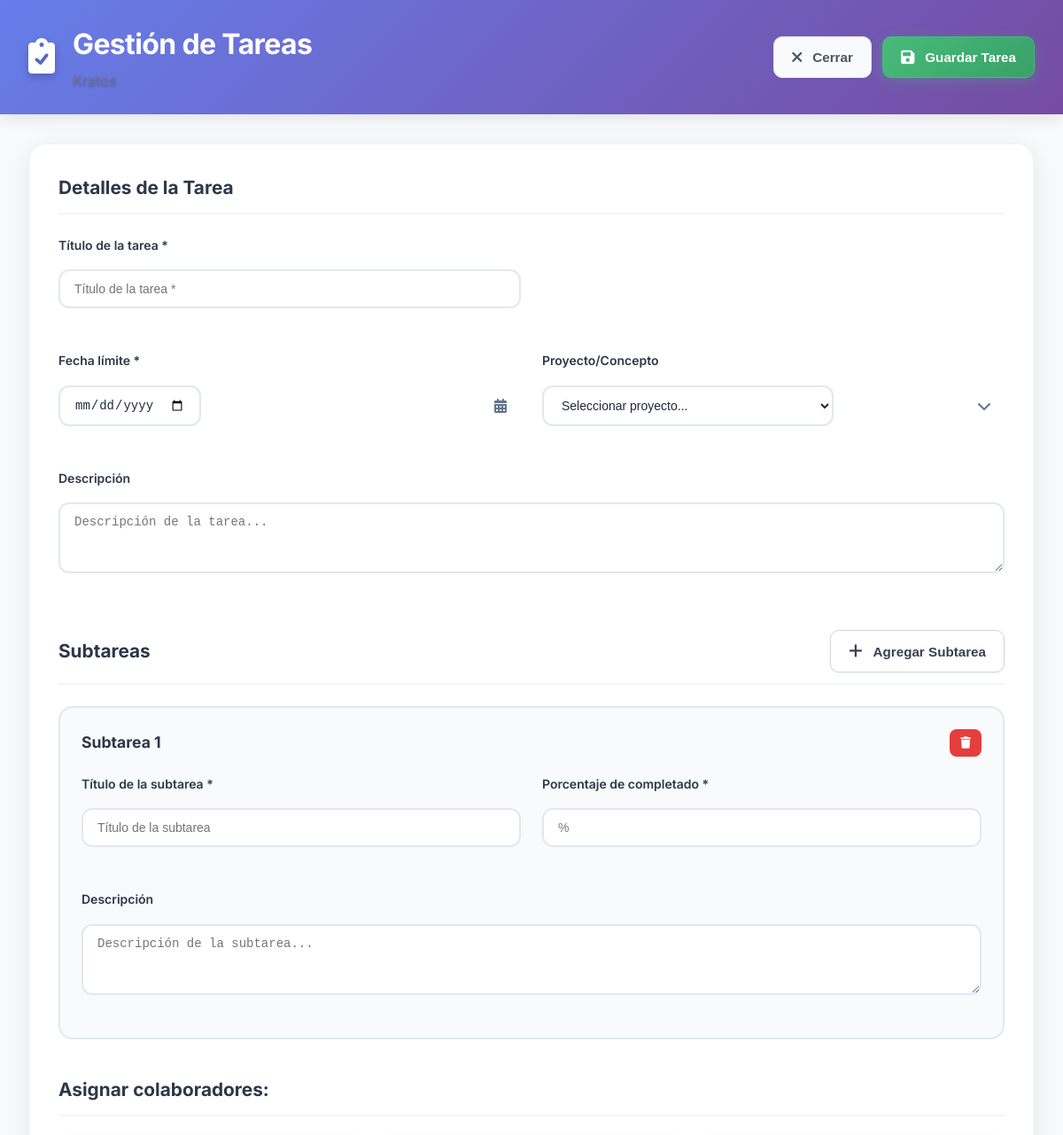
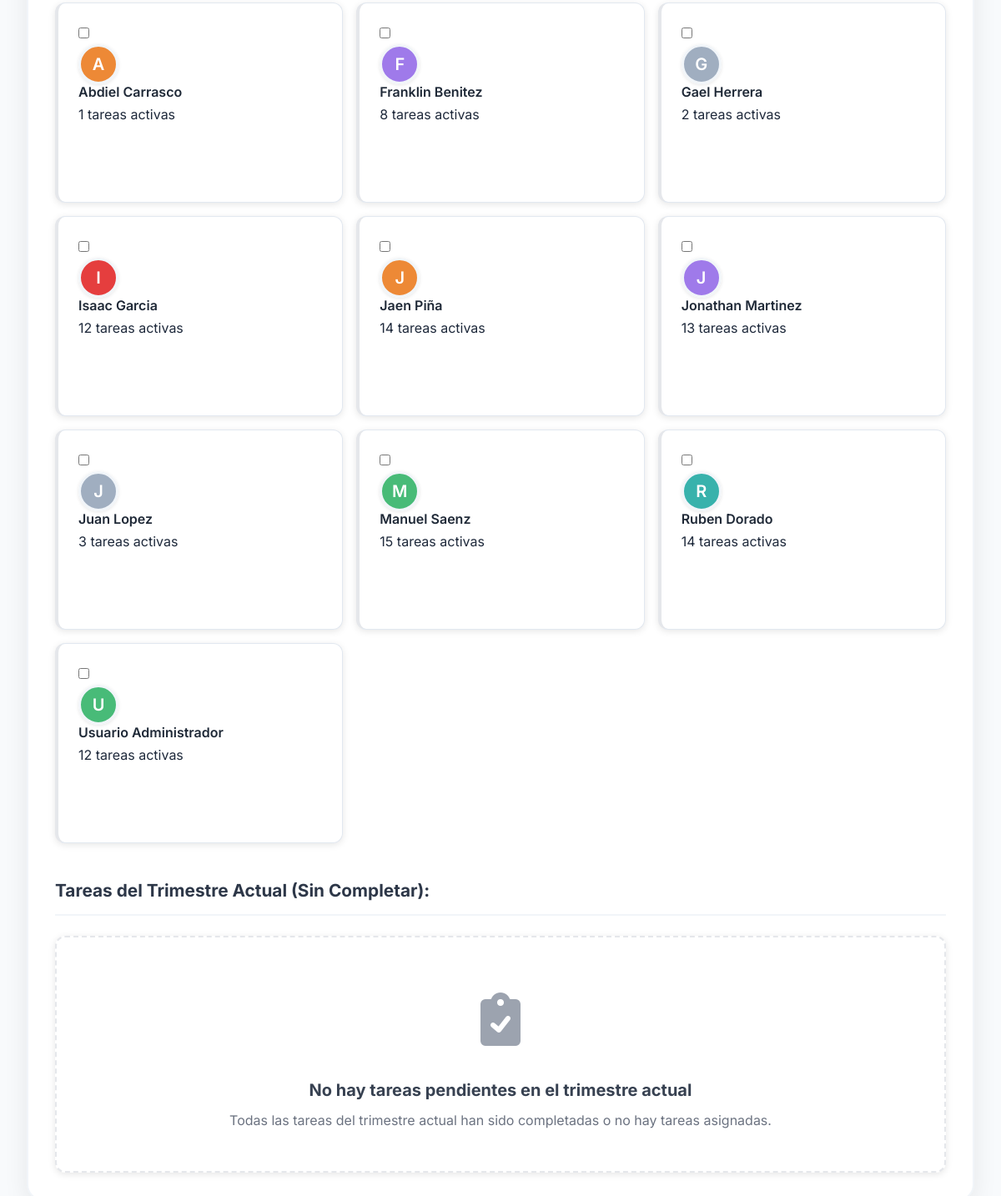
The app's page /public/?route=clan_leader/tasks&action=create (signed in) with its own data (2 pictures, top to bottom).
### tables this page shows
CREATE TABLE `Clans` (
  `clan_id` int NOT NULL,
  `clan_name` varchar(100) NOT NULL,
  `clan_departamento` varchar(100) NOT NULL,
  `created_at` timestamp NULL DEFAULT CURRENT_TIMESTAMP
);

CREATE TABLE `Users` (
  `user_id` int NOT NULL,
  `username` varchar(100) NOT NULL,
  `password_hash` varchar(255) NOT NULL,
  `email` varchar(100) DEFAULT NULL,
  `full_name` varchar(100) DEFAULT NULL,
  `is_active` tinyint(1) DEFAULT '1',
  `last_login` timestamp NULL DEFAULT NULL,
  `created_at` timestamp NULL DEFAULT CURRENT_TIMESTAMP
);

### app/models/User.php (called while the page is built, shortened)
<?php
class User {
    private $db;
    public function __construct() {
        $this->db = Database::getConnection();
    }
    public function findById($id) {
        try {
            $stmt = $this->db->prepare("
                SELECT user_id, username, email, full_name, is_active, last_login, created_at
                FROM Users
                WHERE user_id = ? AND is_active = 1
            ");
            $stmt->execute([$id]);
            return $stmt->fetch();
        } catch (PDOException $e) {
            error_log("Error al buscar usuario por ID: " . $e->getMessage());
            return false;
        }
    }
    public function getUserClan($userId) {
        try {
            $stmt = $this->db->prepare("
                SELECT
                    c.clan_id,
                    c.clan_name,
                    c.clan_departamento
                FROM Clans c
                JOIN Clan_Members cm ON c.clan_id = cm.clan_id
                WHERE cm.user_id = ?
                LIMIT 1
            ");
            $stmt->execute([$userId]);
            return $stmt->fetch();
        } catch (PDOException $e) {
            error_log("Error al obtener clan del usuario: " . $e->getMessage());
            return false;
        }
    }
}

### config/database.php (called while the page is built, shortened)
<?php
class Database {
    private static $connection = null;
    public static function getConnection() {
        if (self::$connection === null) {
            try {
                $dsn = "mysql:host=" . DB_HOST . ";dbname=" . DB_NAME . ";charset=utf8mb4";
                $options = [
                    PDO::ATTR_ERRMODE => PDO::ERRMODE_EXCEPTION,
                    PDO::ATTR_DEFAULT_FETCH_MODE => PDO::FETCH_ASSOC,
                    PDO::ATTR_EMULATE_PREPARES => false,
                ];
                self::$connection = new PDO($dsn, DB_USERNAME, DB_PASSWORD, $options);
            } catch (PDOException $e) {
                die('Error de conexión a la base de datos: ' . $e->getMessage());
            }
        }
        return self::$connection;
    }
}

### app/models/Auth.php (called while the page is built, shortened)
<?php
class Auth {
    private $userModel;
    public function __construct() {
        $this->userModel = new User();
    }
    public function isLoggedIn() {
        return isset($_SESSION['user_id']) && !empty($_SESSION['user_id']);
    }
    public function getCurrentUser() {
        return $this->userModel->findById($_SESSION['user_id']);
    }
}

### app/models/Clan.php (called while the page is built, shortened)
<?php
class Clan {
    private $db;
    public function __construct() {
        $this->db = Database::getConnection();
    }
    public function getMembers($clanId) {
        try {
            $stmt = $this->db->prepare("
                SELECT
                    u.user_id,
                    u.username,
                    u.full_name,
                    u.email,
                    u.is_active,
                    u.last_login,
                    r.role_name
                FROM Clan_Members cm
                JOIN Users u ON cm.user_id = u.user_id
                LEFT JOIN User_Roles ur ON u.user_id = ur.user_id
                LEFT JOIN Roles r ON ur.role_id = r.role_id
                WHERE cm.clan_id = ?
                ORDER BY u.full_name
            ");
            $stmt->execute([$clanId]);
            return $stmt->fetchAll();
        } catch (PDOException $e) {
            error_log("Error al obtener miembros: " . $e->getMessage());
            return [];
        }
    }
}

### app/views/clan_leader/task_management.php (the view, shortened to what this page needs)
<?php
function getMemberColor($userId) {
    $colors = ['#667eea', '#48bb78', '#ed8936', '#e53e3e', '#9f7aea', '#38b2ac', '#a0aec0', '#f6e05e'];
    return $colors[$userId % count($colors)];
}
function getActiveTasksCount($userId) {
    return rand(1, 15);
}
?>
<div class="task-management-fullscreen">
    <header class="task-management-header">
        <div class="header-content">
            <div class="header-left">
                <div class="task-icon">
                    <i class="fas fa-clipboard-check"></i>
                </div>
                <div class="header-text">
                    <h1>Gestión de Tareas</h1>
                    <span class="subtitle"><?php echo htmlspecialchars($clan['clan_name']); ?></span>
                </div>
            </div>
            <div class="header-actions">
                <button class="btn-minimal secondary" onclick="closeTaskManagement()">
                    <i class="fas fa-times"></i>
                    Cerrar
                </button>
                <button class="btn-minimal primary" onclick="saveTask()">
                    <i class="fas fa-save"></i>
                    Guardar Tarea
                </button>
            </div>
        </div>
    </header>
    <div class="task-management-content">
        <div class="task-form-container">
            <div class="task-main-form">
                <div class="form-section">
                    <h3>Detalles de la Tarea</h3>
                    <div class="form-row">
                        <div class="form-group">
                            <label for="task_title">Título de la tarea *</label>
                            <input type="text" id="task_title" name="task_title" placeholder="Título de la tarea *" required>
                        </div>
                    </div>
                    <div class="form-row">
                        <div class="form-group">
                            <label for="task_due_date">Fecha límite *</label>
                            <div class="date-input-wrapper">
                                <input type="date" id="task_due_date" name="task_due_date" required>
                                <i class="fas fa-calendar-alt"></i>
                            </div>
                        </div>
                        <div class="form-group">
                            <label for="task_project">Proyecto/Concepto</label>
                            <div class="select-wrapper">
                                <select id="task_project" name="task_project">
                                    <option value="">Seleccionar proyecto...</option>
                                </select>
                                <i class="fas fa-chevron-down"></i>
                            </div>
                        </div>
                    </div>
                    <div class="form-row">
                        <div class="form-group full-width">
                            <label for="task_description">Descripción</label>
                            <textarea id="task_description" name="task_description" rows="3" placeholder="Descripción de la tarea..."></textarea>
                        </div>
                    </div>
                </div>
                <div class="form-section">
                    <div class="section-header">
                        <h3>Subtareas</h3>
                        <button class="btn-minimal small" onclick="addSubtask()">
                            <i class="fas fa-plus"></i>
                            Agregar Subtarea
                        </button>
                    </div>
                    <div id="subtasks-container">
                    </div>
                </div>
                <div class="form-section">
                    <h3>Asignar colaboradores:</h3>
                    <div class="collaborators-grid">
                        <?php foreach ($members as $member): ?>
                            <div class="collaborator-card" data-user-id="<?php echo $member['user_id']; ?>">
                                <div class="collaborator-checkbox">
                                    <input type="checkbox"
                                           id="member_<?php echo $member['user_id']; ?>"
                                           name="assigned_members[]"
                                           value="<?php echo $member['user_id']; ?>">
                                </div>
                                <div class="collaborator-avatar">
                                    <div class="avatar-initial" style="background-color: <?php echo getMemberColor($member['user_id']); ?>">
                                        <?php echo strtoupper(substr($member['full_name'], 0, 1)); ?>
                                    </div>
                                </div>
                                <div class="collaborator-info">
                                    <div class="collaborator-name"><?php echo htmlspecialchars($member['full_name']); ?></div>
                                    <div class="collaborator-tasks">
                                        <span class="active-tasks"><?php echo getActiveTasksCount($member['user_id']); ?> tareas activas</span>
                                    </div>
                                </div>
                            </div>
                        <?php endforeach; ?>
                    </div>
                </div>
                <div class="form-section">
                    <h3>Tareas del Trimestre Actual (Sin Completar):</h3>
                    <?php if (!empty($currentQuarterTasks)): ?>
                        <div class="quarter-tasks-container">
                            <div class="quarter-tasks-grid">
                                <?php foreach ($currentQuarterTasks as $task): ?>
                                    <div class="quarter-task-card" data-task-id="<?php echo $task['task_id']; ?>">
                                        <div class="task-header">
                                            <div class="task-priority priority-<?php echo $task['priority']; ?>">
                                                <i class="fas fa-flag"></i>
                                                <?php echo ucfirst($task['priority']); ?>
                                            </div>
                                            <div class="task-status status-<?php echo $task['status']; ?>">
                                                <?php echo ucfirst(str_replace('_', ' ', $task['status'])); ?>
                                            </div>
                                        </div>
                                        <div class="task-content">
                                            <h4 class="task-title"><?php echo htmlspecialchars($task['task_name']); ?></h4>
                                            <p class="task-project">Proyecto: <?php echo htmlspecialchars($task['project_name']); ?></p>
                                            <?php if (!empty($task['description'])): ?>
                                                <p class="task-description"><?php echo htmlspecialchars(substr($task['description'], 0, 100)); ?><?php echo strlen($task['description']) > 100 ? '...' : ''; ?></p>
                                            <?php endif; ?>
                                            <div class="task-meta">
                                                <?php if ($task['due_date']): ?>
                                                    <div class="meta-item">
                                                        <i class="fas fa-calendar-alt"></i>
                                                        <span>Vence: <?php echo date('d/m/Y', strtotime($task['due_date'])); ?></span>
                                                        <?php if ($task['days_until_due'] < 0): ?>
                                                            <span class="overdue">¡Vencida!</span>
                                                        <?php elseif ($task['days_until_due'] <= 3): ?>
                                                            <span class="urgent">¡Pronto!</span>
                                                        <?php endif; ?>
                                                    </div>
                                                <?php endif; ?>
                                                <?php if (!empty($task['all_assigned_users'])): ?>
                                                    <div class="meta-item">
                                                        <i class="fas fa-users"></i>
                                                        <span><?php echo htmlspecialchars($task['all_assigned_users']); ?></span>
                                                    </div>
                                                <?php endif; ?>
                                            </div>
                                            <div class="task-progress">
                                                <div class="progress-bar">
                                                    <div class="progress-fill" style="width: <?php echo $task['completion_percentage']; ?>%"></div>
                                                </div>
                                                <span class="progress-text"><?php echo $task['completion_percentage']; ?>% completado</span>
                                            </div>
                                        </div>
                                    </div>
                                <?php endforeach; ?>
                            </div>
                        </div>
                    <?php else: ?>
                        <div class="no-quarter-tasks">
                            <div class="no-tasks-icon">
                                <i class="fas fa-clipboard-check"></i>
                            </div>
                            <h4>No hay tareas pendientes en el trimestre actual</h4>
                            <p>Todas las tareas del trimestre actual han sido completadas o no hay tareas asignadas.</p>
                        </div>
                    <?php endif; ?>
                </div>
            </div>
        </div>
    </div>
</div>
<template id="subtask-template">
    <div class="subtask-item" data-subtask-index="{index}">
        <div class="subtask-header">
            <div class="subtask-number">Subtarea {number}</div>
            <button type="button" class="btn-remove-subtask" onclick="removeSubtask({index})">
                <i class="fas fa-trash"></i>
            </button>
        </div>
        <div class="subtask-content">
            <div class="form-row">
                <div class="form-group">
                    <label>Título de la subtarea *</label>
                    <input type="text" name="subtasks[{index}][title]" placeholder="Título de la subtarea" required>
                </div>
                <div class="form-group">
                    <label>Porcentaje de completado *</label>
                    <input type="number" name="subtasks[{index}][percentage]" min="1" max="100" placeholder="%" required>
                </div>
            </div>
            <div class="form-row">
                <div class="form-group full-width">
                    <label>Descripción</label>
                    <textarea name="subtasks[{index}][description]" rows="2" placeholder="Descripción de la subtarea..."></textarea>
                </div>
            </div>
        </div>
    </div>
</template>
<?php
require_once __DIR__ . '/../admin/layout.php';
?>

### records on screen
clans: clan_name "Kratos"
users: full_name "A", full_name "Abdiel Carrasco", user_id "1"
users: full_name "F", full_name "Franklin Benitez", user_id "8"
users: full_name "G", full_name "Gael Herrera", user_id "2"
users: full_name "I", full_name "Isaac Garcia", user_id "12"
users: full_name "J", full_name "Jaen Piña", user_id "14"
users: full_name "J", full_name "Jonathan Martinez", user_id "13"
users: full_name "J", full_name "Juan Lopez", user_id "3"
users: full_name "M", full_name "Manuel Saenz", user_id "15"
users: full_name "R", full_name "Ruben Dorado", user_id "14"
users: full_name "U", full_name "Usuario Administrador", user_id "12"
